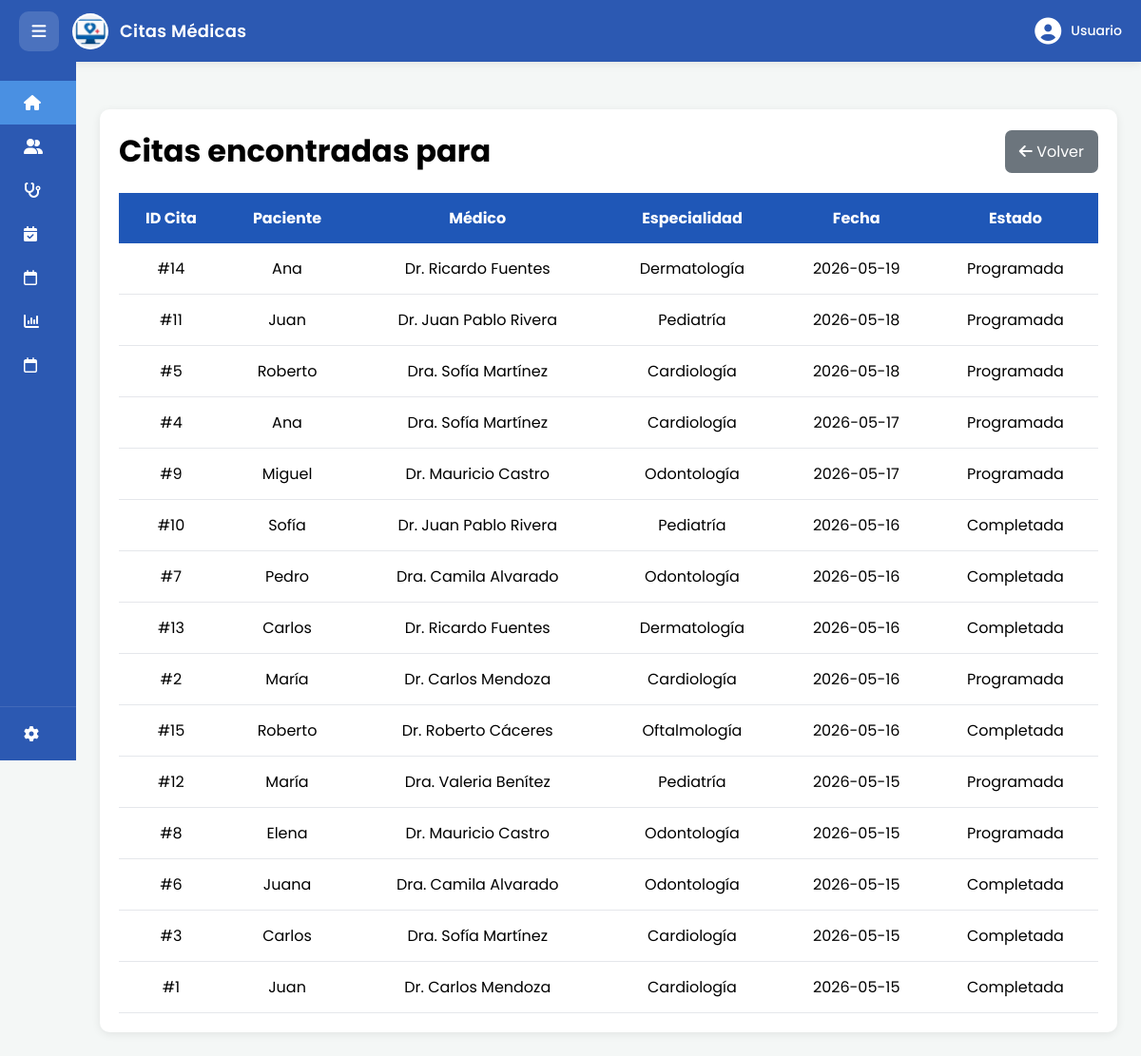
The page /app/views/consultas/resultados_citas.php on the database its author committed.
### tables this page shows
CREATE TABLE citas (
    id_cita INT AUTO_INCREMENT PRIMARY KEY,
    id_paciente INT NOT NULL,
    id_medico INT NOT NULL,
    fecha_cita DATE NOT NULL,
    hora_cita TIME,
    estado VARCHAR(50) DEFAULT 'Programada',
    motivo_cita TEXT,
    FOREIGN KEY(id_paciente) REFERENCES pacientes(id_paciente) ON DELETE CASCADE,
    FOREIGN KEY(id_medico) REFERENCES medicos(id_medico) ON DELETE RESTRICT
);

CREATE TABLE medicos (
    id_medico INT AUTO_INCREMENT PRIMARY KEY,
    nombre_medico VARCHAR(100) NOT NULL,
    id_especialidad INT NOT NULL,
    telefono VARCHAR(15),
    CONSTRAINT fk_especialidad FOREIGN KEY(id_especialidad) REFERENCES especialidades(id_especialidad)
);

CREATE TABLE especialidades (
    id_especialidad INT AUTO_INCREMENT PRIMARY KEY,
    nombre_especialidad VARCHAR(100) NOT NULL,
    descripcion TEXT
);

### app/views/consultas/resultados_citas.php (the view, shortened to what this page needs)
<?php
require_once __DIR__ . '/../../../config/conexion.php';
$nombre_buscado = trim($_GET['nombre_paciente'] ?? '');
try {
    $sql = "SELECT c.id_cita,
                   COALESCE(p.nombre_paciente, 'Sin Paciente') as nombre_paciente,
                   m.nombre_medico,
                   e.nombre_especialidad,
                   c.fecha_cita,
                   c.estado
            FROM citas c
            LEFT JOIN pacientes p ON c.id_paciente = p.id_paciente
            LEFT JOIN medicos m ON c.id_medico = m.id_medico
            LEFT JOIN especialidades e ON m.id_especialidad = e.id_especialidad
            WHERE (p.nombre_paciente LIKE :nombre OR :nombre_vacio = '')
            ORDER BY c.fecha_cita DESC";
    $stmt = $conexion->prepare($sql);
    $partes = explode(' ', $nombre_buscado);
    $primer_nombre = $partes[0];
    $busqueda = '%' . $primer_nombre . '%';
    $stmt->execute([
        ':nombre'       => $busqueda,
        ':nombre_vacio' => $primer_nombre
    ]);
    $citas = $stmt->fetchAll(PDO::FETCH_ASSOC);
} catch (PDOException $e) {
    die("Error en base de datos: " . $e->getMessage());
}
?>
<!DOCTYPE html>
<html lang="es">
<head>
    <link rel="stylesheet" href="../../../public/css/pacientes.css">
    <link rel="stylesheet" href="https://cdnjs.cloudflare.com/ajax/libs/font-awesome/6.5.1/css/all.min.css">
</head>
<body>
    <?php include __DIR__ . '/../layouts/header.php'; ?>
    <?php include __DIR__ . '/../layouts/sidebarPaciente.php'; ?>
    <div class="main-content table-container">
        <div class="patients-card">
            <div class="patients-header">
                <h1>Citas encontradas para <?= htmlspecialchars($nombre_buscado) ?></h1>
                <a href="index.php" class="btn-regresar"><i class="fa-solid fa-arrow-left"></i> Volver</a>
            </div>
            <table>
                <thead>
                    <tr>
                        <th>ID Cita</th>
                        <th>Paciente</th>
                        <th>Médico</th>
                        <th>Especialidad</th>
                        <th>Fecha</th>
                        <th>Estado</th>
                    </tr>
                </thead>
                <tbody>
                    <?php if (!empty($citas)): ?>
                        <?php foreach ($citas as $c): ?>
                            <tr>
                                <td>#<?= $c['id_cita'] ?></td>
                                <td><?= htmlspecialchars($c['nombre_paciente']) ?></td>
                                <td><?= htmlspecialchars($c['nombre_medico']) ?></td>
                                <td><?= htmlspecialchars($c['nombre_especialidad']) ?></td>
                                <td><?= $c['fecha_cita'] ?></td>
                                <td><?= $c['estado'] ?></td>
                            </tr>
                        <?php endforeach; ?>
                    <?php else: ?>
                        <tr><td colspan="6">No se encontraron citas para este paciente.</td></tr>
                    <?php endif; ?>
                </tbody>
            </table>
        </div>
    </div>
</body>
</html>

### public/css/pacientes.css (style rules this page uses)
* { margin: 0; padding: 0; box-sizing: border-box; font-family: "Poppins", sans-serif; }
body { display: flex; background-color: #f4f7f6; min-height: 100vh; margin: 0; overflow-x: hidden; }
.main-content { margin-left: 80px; padding: 25px; width: calc(100% - 80px); margin-top: 65px; transition: none; }

### app/views/consultas/resultados_citas.php (style rules this page uses)
.table-container { margin-top: 90px; padding: 25px; }
.patients-card { background: white; border-radius: 10px; padding: 20px; box-shadow: 0 2px 10px rgba(0, 0, 0, 0.08); }
.patients-header { display: flex; justify-content: space-between; align-items: center; margin-bottom: 20px; }
table { width: 100%; border-collapse: collapse; text-align: center; }
table th { background: #1f57b7; color: white; padding: 14px; }
table td { padding: 14px; border-bottom: 1px solid #e5e7eb; }
.btn-regresar { background: #6c757d; color: white; padding: 10px 15px; border-radius: 7px; text-decoration: none; }

### rows shown on the page
citas: id_cita "14", nombre_paciente "Ana", id_medico.nombre_medico "Dr. Ricardo Fuentes", especialidades.nombre_especialidad "Dermatología", fecha_cita "2026-05-19", estado "Programada"
citas: id_cita "11", nombre_paciente "Juan", id_medico.nombre_medico "Dr. Juan Pablo Rivera", especialidades.nombre_especialidad "Pediatría", fecha_cita "2026-05-18", estado "Programada"
citas: id_cita "5", nombre_paciente "Roberto", id_medico.nombre_medico "Dra. Sofía Martínez", especialidades.nombre_especialidad "Cardiología", fecha_cita "2026-05-18", estado "Programada"
citas: id_cita "4", nombre_paciente "Ana", id_medico.nombre_medico "Dra. Sofía Martínez", especialidades.nombre_especialidad "Cardiología", fecha_cita "2026-05-17", estado "Programada"
citas: id_cita "9", nombre_paciente "Miguel", id_medico.nombre_medico "Dr. Mauricio Castro", especialidades.nombre_especialidad "Odontología", fecha_cita "2026-05-17", estado "Programada"
citas: id_cita "10", nombre_paciente "Sofía", id_medico.nombre_medico "Dr. Juan Pablo Rivera", especialidades.nombre_especialidad "Pediatría", fecha_cita "2026-05-16", estado "Completada"
citas: id_cita "7", nombre_paciente "Pedro", id_medico.nombre_medico "Dra. Camila Alvarado", especialidades.nombre_especialidad "Odontología", fecha_cita "2026-05-16", estado "Completada"
citas: id_cita "13", nombre_paciente "Carlos", id_medico.nombre_medico "Dr. Ricardo Fuentes", especialidades.nombre_especialidad "Dermatología", fecha_cita "2026-05-16", estado "Completada"
citas: id_cita "2", nombre_paciente "María", id_medico.nombre_medico "Dr. Carlos Mendoza", especialidades.nombre_especialidad "Cardiología", fecha_cita "2026-05-16", estado "Programada"
citas: id_cita "15", nombre_paciente "Roberto", id_medico.nombre_medico "Dr. Roberto Cáceres", especialidades.nombre_especialidad "Oftalmología", fecha_cita "2026-05-16", estado "Completada"
citas: id_cita "12", nombre_paciente "María", id_medico.nombre_medico "Dra. Valeria Benítez", especialidades.nombre_especialidad "Pediatría", fecha_cita "2026-05-15", estado "Programada"
citas: id_cita "8", nombre_paciente "Elena", id_medico.nombre_medico "Dr. Mauricio Castro", especialidades.nombre_especialidad "Odontología", fecha_cita "2026-05-15", estado "Programada"
citas: id_cita "6", nombre_paciente "Juana", id_medico.nombre_medico "Dra. Camila Alvarado", especialidades.nombre_especialidad "Odontología", fecha_cita "2026-05-15", estado "Completada"
citas: id_cita "3", nombre_paciente "Carlos", id_medico.nombre_medico "Dra. Sofía Martínez", especialidades.nombre_especialidad "Cardiología", fecha_cita "2026-05-15", estado "Completada"
citas: id_cita "1", nombre_paciente "Juan", id_medico.nombre_medico "Dr. Carlos Mendoza", especialidades.nombre_especialidad "Cardiología", fecha_cita "2026-05-15", estado "Completada"
